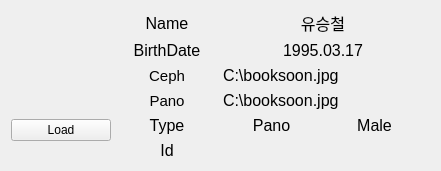
<ui version="4.0">
 <author/>
 <comment/>
 <exportmacro/>
 <class>ListWidgetItem</class>
 <widget name="ListWidgetItem" class="QWidget">
 <property name="geometry">
  <rect>
   <x>0</x>
   <y>0</y>
   <width>441</width>
   <height>156</height>
  </rect>
 </property>
 <property name="windowTitle">
  <string>Form</string>
 </property>
 <property name="styleSheet">
  <string notr="true"/>
 </property>
 <layout class="QHBoxLayout" name="horizontalLayout_10">
  <item>
   <layout class="QHBoxLayout" name="horizontalLayout_7">
    <item>
     <layout class="QVBoxLayout" name="verticalLayout_2">
      <item>
       <layout class="QHBoxLayout" name="horizontalLayout_5">
        <item>
         <spacer name="horizontalSpacer">
          <property name="orientation">
           <enum>Qt::Horizontal</enum>
          </property>
          <property name="sizeType">
           <enum>QSizePolicy::Fixed</enum>
          </property>
          <property name="sizeHint" stdset="0">
           <size>
            <width>17</width>
            <height>20</height>
           </size>
          </property>
         </spacer>
        </item>
        <item>
         <widget class="QLabel" name="imageLabel">
          <property name="maximumSize">
           <size>
            <width>51</width>
            <height>64</height>
           </size>
          </property>
          <property name="layoutDirection">
           <enum>Qt::RightToLeft</enum>
          </property>
          <property name="text">
           <string/>
          </property>
          <property name="pixmap">
           <pixmap>../Users/KOSA/Desktop/male.png</pixmap>
          </property>
          <property name="alignment">
           <set>Qt::AlignCenter</set>
          </property>
         </widget>
        </item>
        <item>
         <spacer name="horizontalSpacer_2">
          <property name="orientation">
           <enum>Qt::Horizontal</enum>
          </property>
          <property name="sizeType">
           <enum>QSizePolicy::Fixed</enum>
          </property>
          <property name="sizeHint" stdset="0">
           <size>
            <width>13</width>
            <height>20</height>
           </size>
          </property>
         </spacer>
        </item>
       </layout>
      </item>
      <item>
       <widget class="QPushButton" name="loadPushButton">
        <property name="maximumSize">
         <size>
          <width>100</width>
          <height>16777215</height>
         </size>
        </property>
        <property name="text">
         <string>Load</string>
        </property>
       </widget>
      </item>
     </layout>
    </item>
    <item>
     <layout class="QVBoxLayout" name="verticalLayout">
      <item>
       <layout class="QHBoxLayout" name="horizontalLayout">
        <item>
         <widget class="QLabel" name="nameLabelT">
          <property name="minimumSize">
           <size>
            <width>100</width>
            <height>0</height>
           </size>
          </property>
          <property name="maximumSize">
           <size>
            <width>100</width>
            <height>16777215</height>
           </size>
          </property>
          <property name="font">
           <font>
            <pointsize>12</pointsize>
           </font>
          </property>
          <property name="text">
           <string>Name</string>
          </property>
          <property name="alignment">
           <set>Qt::AlignCenter</set>
          </property>
         </widget>
        </item>
        <item>
         <widget class="QLabel" name="nameLabel">
          <property name="font">
           <font>
            <pointsize>12</pointsize>
           </font>
          </property>
          <property name="text">
           <string>유승철</string>
          </property>
          <property name="alignment">
           <set>Qt::AlignCenter</set>
          </property>
         </widget>
        </item>
       </layout>
      </item>
      <item>
       <layout class="QHBoxLayout" name="horizontalLayout_3">
        <item>
         <widget class="QLabel" name="birthDateLabelT">
          <property name="minimumSize">
           <size>
            <width>100</width>
            <height>0</height>
           </size>
          </property>
          <property name="maximumSize">
           <size>
            <width>100</width>
            <height>16777215</height>
           </size>
          </property>
          <property name="font">
           <font>
            <pointsize>12</pointsize>
           </font>
          </property>
          <property name="text">
           <string>BirthDate</string>
          </property>
          <property name="alignment">
           <set>Qt::AlignCenter</set>
          </property>
         </widget>
        </item>
        <item>
         <widget class="QLabel" name="birthDateLabel">
          <property name="font">
           <font>
            <pointsize>12</pointsize>
           </font>
          </property>
          <property name="text">
           <string>1995.03.17</string>
          </property>
          <property name="alignment">
           <set>Qt::AlignCenter</set>
          </property>
         </widget>
        </item>
       </layout>
      </item>
      <item>
       <layout class="QHBoxLayout" name="horizontalLayout_8">
        <item>
         <widget class="QLabel" name="directoryLabelT">
          <property name="minimumSize">
           <size>
            <width>100</width>
            <height>0</height>
           </size>
          </property>
          <property name="maximumSize">
           <size>
            <width>100</width>
            <height>16777215</height>
           </size>
          </property>
          <property name="font">
           <font>
            <pointsize>11</pointsize>
           </font>
          </property>
          <property name="text">
           <string>Ceph</string>
          </property>
          <property name="alignment">
           <set>Qt::AlignCenter</set>
          </property>
         </widget>
        </item>
        <item>
         <widget class="QLabel" name="directoryLabel">
          <property name="font">
           <font>
            <pointsize>12</pointsize>
           </font>
          </property>
          <property name="text">
           <string>C:\booksoon.jpg</string>
          </property>
          <property name="alignment">
           <set>Qt::AlignLeading|Qt::AlignLeft|Qt::AlignVCenter</set>
          </property>
         </widget>
        </item>
       </layout>
      </item>
      <item>
       <layout class="QHBoxLayout" name="horizontalLayout_9">
        <item>
         <widget class="QLabel" name="directoryLabelT_2">
          <property name="minimumSize">
           <size>
            <width>100</width>
            <height>0</height>
           </size>
          </property>
          <property name="maximumSize">
           <size>
            <width>100</width>
            <height>16777215</height>
           </size>
          </property>
          <property name="font">
           <font>
            <pointsize>11</pointsize>
           </font>
          </property>
          <property name="text">
           <string>Pano</string>
          </property>
          <property name="alignment">
           <set>Qt::AlignCenter</set>
          </property>
         </widget>
        </item>
        <item>
         <widget class="QLabel" name="directoryLabel_2">
          <property name="font">
           <font>
            <pointsize>12</pointsize>
           </font>
          </property>
          <property name="text">
           <string>C:\booksoon.jpg</string>
          </property>
          <property name="alignment">
           <set>Qt::AlignLeading|Qt::AlignLeft|Qt::AlignVCenter</set>
          </property>
         </widget>
        </item>
       </layout>
      </item>
      <item>
       <layout class="QHBoxLayout" name="horizontalLayout_6">
        <item>
         <widget class="QLabel" name="typeLabelT">
          <property name="minimumSize">
           <size>
            <width>100</width>
            <height>0</height>
           </size>
          </property>
          <property name="maximumSize">
           <size>
            <width>100</width>
            <height>16777215</height>
           </size>
          </property>
          <property name="font">
           <font>
            <pointsize>12</pointsize>
           </font>
          </property>
          <property name="text">
           <string>Type</string>
          </property>
          <property name="alignment">
           <set>Qt::AlignCenter</set>
          </property>
         </widget>
        </item>
        <item>
         <layout class="QHBoxLayout" name="horizontalLayout_2">
          <item>
           <widget class="QLabel" name="typeLabel">
            <property name="font">
             <font>
              <pointsize>12</pointsize>
             </font>
            </property>
            <property name="text">
             <string>Pano</string>
            </property>
            <property name="alignment">
             <set>Qt::AlignCenter</set>
            </property>
           </widget>
          </item>
          <item>
           <widget class="QLabel" name="genderLabel">
            <property name="font">
             <font>
              <pointsize>12</pointsize>
             </font>
            </property>
            <property name="text">
             <string>Male</string>
            </property>
            <property name="alignment">
             <set>Qt::AlignCenter</set>
            </property>
           </widget>
          </item>
         </layout>
        </item>
       </layout>
      </item>
      <item>
       <layout class="QHBoxLayout" name="horizontalLayout_4">
        <item>
         <widget class="QLabel" name="idLabelT">
          <property name="minimumSize">
           <size>
            <width>100</width>
            <height>0</height>
           </size>
          </property>
          <property name="maximumSize">
           <size>
            <width>100</width>
            <height>16777215</height>
           </size>
          </property>
          <property name="font">
           <font>
            <pointsize>12</pointsize>
           </font>
          </property>
          <property name="text">
           <string>Id</string>
          </property>
          <property name="alignment">
           <set>Qt::AlignCenter</set>
          </property>
         </widget>
        </item>
        <item>
         <widget class="QLabel" name="idLabel">
          <property name="font">
           <font>
            <pointsize>12</pointsize>
           </font>
          </property>
          <property name="text">
           <string/>
          </property>
          <property name="alignment">
           <set>Qt::AlignCenter</set>
          </property>
         </widget>
        </item>
       </layout>
      </item>
     </layout>
    </item>
   </layout>
  </item>
  <item>
   <widget class="QLabel" name="pathLabel">
    <property name="sizePolicy">
     <sizepolicy hsizetype="Fixed" vsizetype="Fixed">
      <horstretch>0</horstretch>
      <verstretch>0</verstretch>
     </sizepolicy>
    </property>
    <property name="font">
     <font>
      <pointsize>1</pointsize>
     </font>
    </property>
    <property name="text">
     <string/>
    </property>
   </widget>
  </item>
 </layout>
</widget>
<resources/>
<connections/>
</ui>
